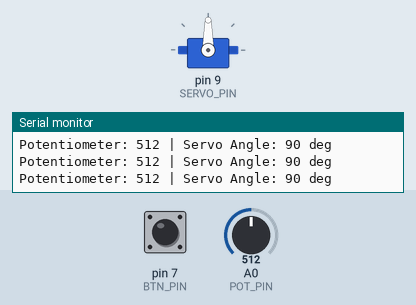
This sketch was run on a simulated Arduino Uno, built with avr-gcc and run on an emulated ATmega328P. Parts: servo, the last lines printed to the serial monitor. The inputs (shaded band) are chosen by the test bench; at power-on: pin 7 (BTN_PIN) HIGH, A0 (POT_PIN) = 512.

Above: at 1.2 s.
1.3 s: pin 7 (BTN_PIN) pulled LOW for 0.15 s
At 1.46 s:
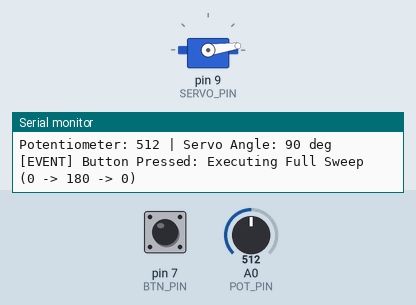
4.3 s: A0 (POT_PIN) set to 552
At 4.47 s:
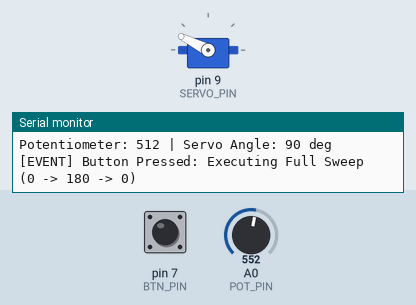
7.3 s: A0 (POT_PIN) set to 579
At 8.6 s:
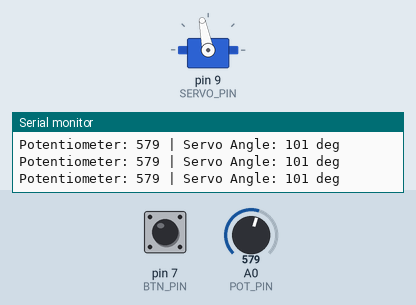
10.3 s: pin 7 (BTN_PIN) pulled LOW for 1 s
14.3 s: A0 (POT_PIN) set to 511
17.3 s: A0 (POT_PIN) set to 122
At 18.4 s:
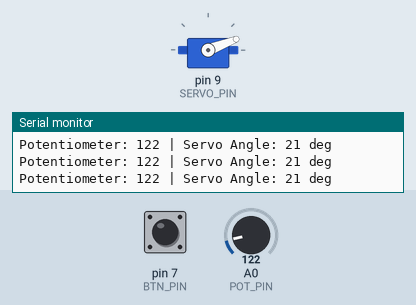
Timing chart, 0 to 19.8 s (numbered marks = the images above; inputs shaded):
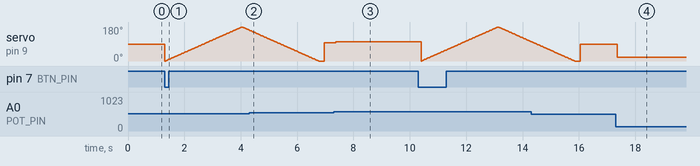

The sketch:

servo_control.ino
```cpp
#include <Servo.h>

Servo myServo;
// Pin configurations
const int POT_PIN = A0;
const int BTN_PIN = 7;
const int SERVO_PIN = 9;

bool lastBtnState = HIGH;

void setup() {
  Serial.begin(9600);
  myServo.attach(SERVO_PIN);
  pinMode(BTN_PIN, INPUT_PULLUP);
}

void loop() {
  bool currentBtnState = digitalRead(BTN_PIN);

  // Check for button press (Active LOW)
  if (lastBtnState == HIGH && currentBtnState == LOW) {
    Serial.println("[EVENT] Button Pressed: Executing Full Sweep (0 -> 180 -> 0)");

    // Sweep from 0 to 180 degrees
    for (int angle = 0; angle <= 180; angle++) {
      myServo.write(angle);
      delay(15);
    }
    // Sweep back from 180 to 0 degrees
    for (int angle = 180; angle >= 0; angle--) {
      myServo.write(angle);
      delay(15);
    }
    Serial.println("[EVENT] Sweep Completed. Returning to Potentiometer Control.");
    delay(200); // Simple mechanical debounce
  }
  else {
    // Standard Mode: Map Potentiometer to Angle
    int potVal = analogRead(POT_PIN);
    int angle = map(potVal, 0, 1023, 0, 180);

    myServo.write(angle);

    // Log telemetry data to Serial Monitor
    Serial.print("Potentiometer: "); Serial.print(potVal);
    Serial.print(" | Servo Angle: "); Serial.print(angle);
    Serial.println(" deg");

    delay(100); // Smooth out the serial printing
  }

  lastBtnState = currentBtnState;
}
```

Measured:
- the behaviour switches between 568 and 569 on A0 (POT_PIN) (found by bisection; images 2 and 3)
- after the input at 7.3 s, servo on pin 9 (SERVO_PIN): 97° → 101° after 0.07 s
- after the input at 17.3 s, servo on pin 9 (SERVO_PIN): 89° → 21° after 0.07 s
